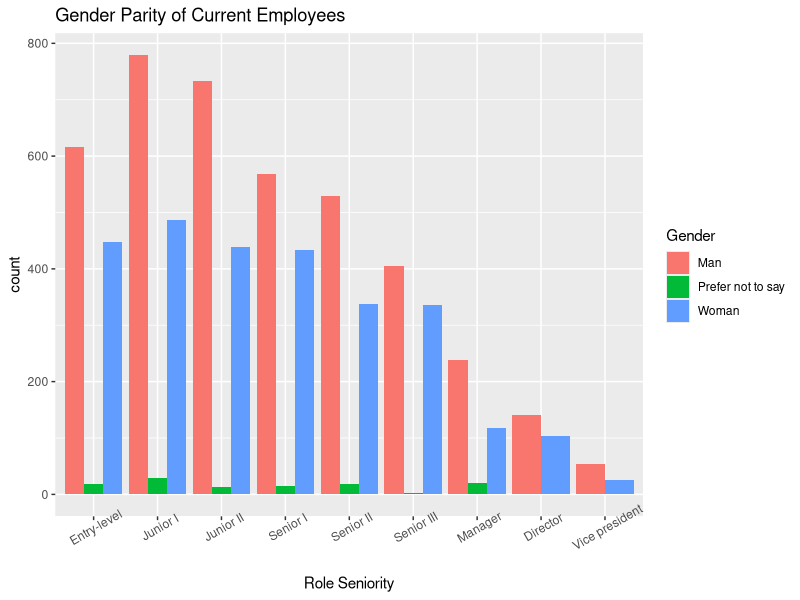
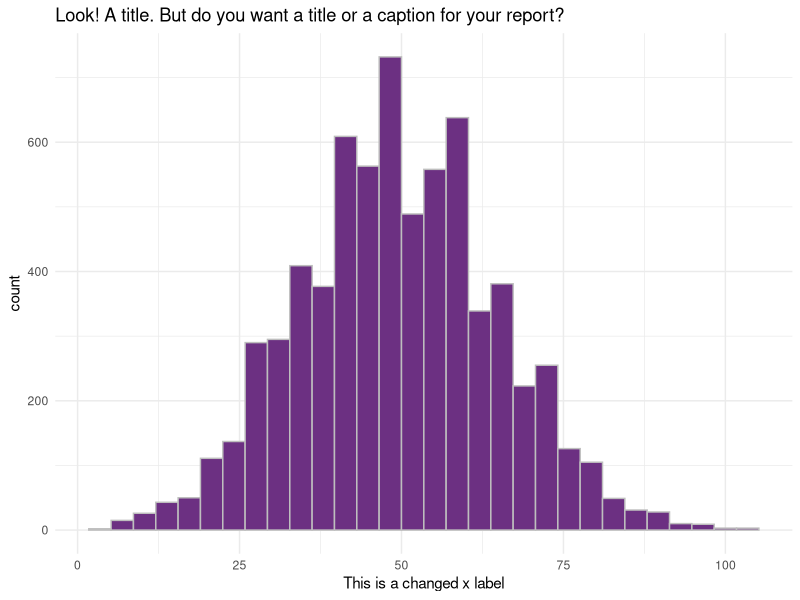
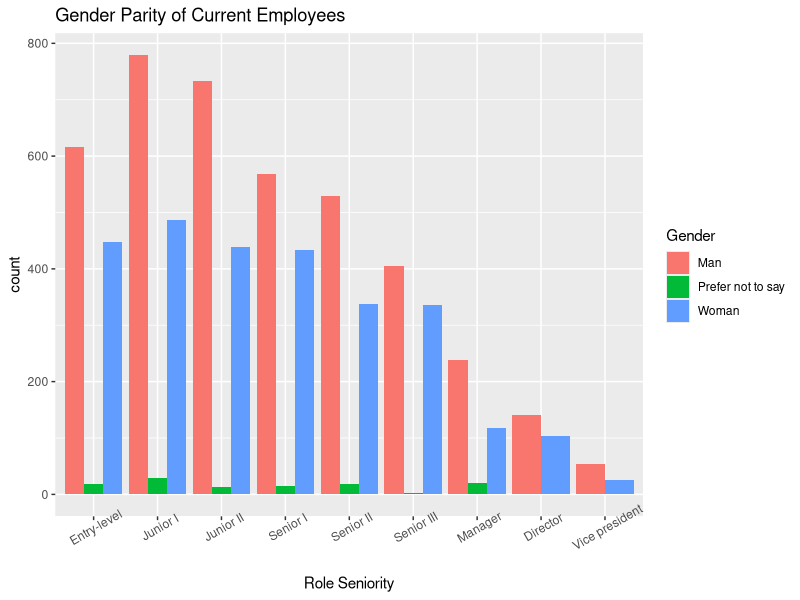

Here is the R script that generated these plots, in order:
## ---- chunk 1
library(tidyverse)
# this should supress all code and messages
knitr::opts_chunk$set(include=FALSE)
## ---- chunk 2
# This chunk provides an example of some things you can do with RMarkdown to make your report creation process easier

# read in the data
black_saber_current_employees <- read_csv("data/black-saber-current-employees.csv")

# create a visualisation
my_plot <- black_saber_current_employees %>% 
  ggplot(aes(x = productivity)) +
  geom_histogram(colour = "grey", fill = "#6C3082") +
  theme_minimal() +
  labs(title = "Look! A title. But do you want a title or a caption for your report?", x = "This is a changed x label")

# save your plot in your images folder, you can specify the height and width, too
# saving this means you can add the image to your exectuve summary without having to run or rerun the code, if you wish
ggsave("images/example.png", width = 7, height = 4)

# notice how the image is included with the ![](file/path.png) below
## ---- chunk 3
gender_to_currentroles <- select(black_saber_current_employees, gender, role_seniority) 
hierarchy <- c('Entry-level','Junior I','Junior II','Senior I','Senior II','Senior III','Manager', 'Director','Vice president')

#creating visual to display  reported gender ratios of current employees
gender_to_currentroles%>%
  gather(gender,role_seniority)%>%
  mutate(roles = factor(role_seniority))%>%
  ggplot(aes(roles,fill=gender))+
  geom_bar(preserve="single",position="dodge")+
  scale_x_discrete(limits = hierarchy) +
  theme(axis.text.x = element_text(angle=30))+
  labs(title = "Gender Parity of Current Employees",fill="Gender")+
  xlab("Role Seniority")

ggsave("images/currentgender.png", width = 7, height = 4)
## ---- chunk 4
phase1_applicants <- read_csv("data/phase1-new-grad-applicants-2020.csv")
phase2_applicants <- read_csv("data/phase2-new-grad-applicants-2020.csv")
phase3_applicants <- read_csv("data/phase3-new-grad-applicants-2020.csv")
final_hires <- read_csv("data/final-hires-newgrad_2020.csv")

# Adds Applicant Info to Phase 3
phase3_applicants <- phase3_applicants %>%
  left_join(phase2_applicants, by = "applicant_id")
# Adds Applicant Info to Final Hires
final_hires <- final_hires %>%  
  left_join(phase3_applicants, by = "applicant_id")
## ---- chunk 5
current_employees <- read.csv("data/black-saber-current-employees.csv")
## ---- chunk 6
library(tidyverse)
library(lme4)
